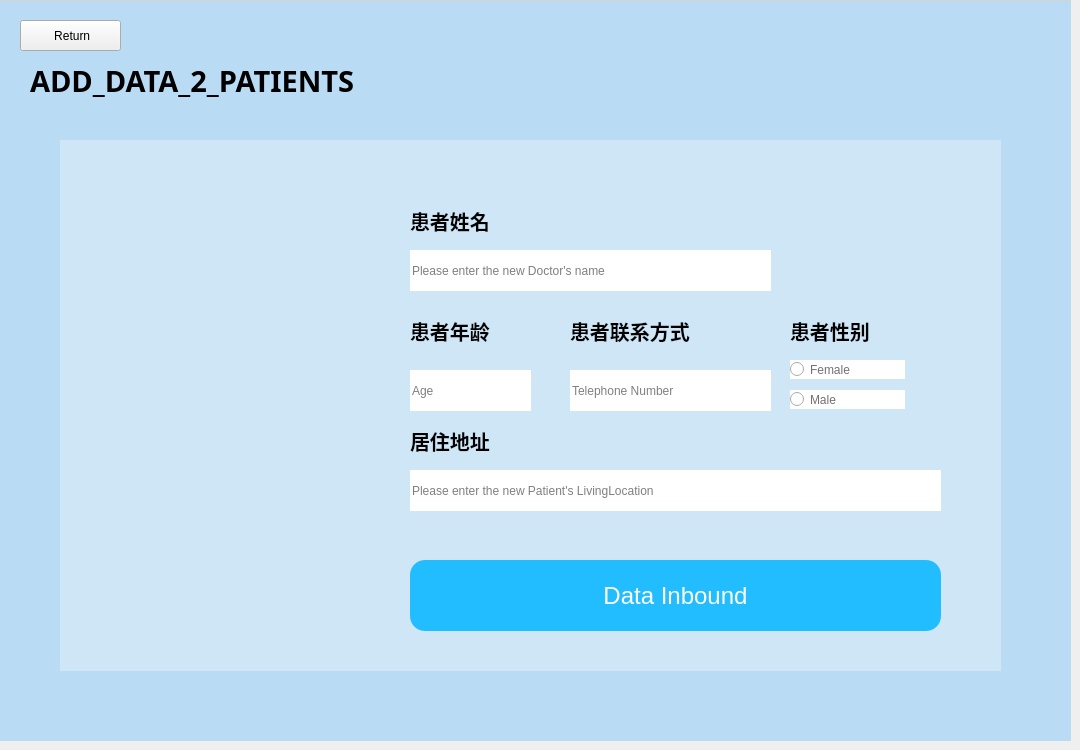
    <widget class="QWidget" name="page_6">
     <widget class="QFrame" name="frame_13">
      <property name="geometry">
       <rect>
        <x>0</x>
        <y>0</y>
        <width>1071</width>
        <height>741</height>
       </rect>
      </property>
      <property name="styleSheet">
       <string notr="true">#frame_13{

	
	background-color: rgba(60, 170, 255,0.3);
border-top:1px solid  ;
	border-top-color: rgb(211, 211, 211);

}</string>
      </property>
      <property name="frameShape">
       <enum>QFrame::StyledPanel</enum>
      </property>
      <property name="frameShadow">
       <enum>QFrame::Raised</enum>
      </property>
      <widget class="QLabel" name="label_15">
       <property name="geometry">
        <rect>
         <x>30</x>
         <y>50</y>
         <width>981</width>
         <height>61</height>
        </rect>
       </property>
       <property name="font">
        <font>
         <family>Arial Black</family>
         <pointsize>22</pointsize>
         <weight>75</weight>
         <bold>true</bold>
        </font>
       </property>
       <property name="text">
        <string>ADD_DATA_2_PATIENTS</string>
       </property>
      </widget>
      <widget class="QToolButton" name="toolButton_30">
       <property name="geometry">
        <rect>
         <x>20</x>
         <y>20</y>
         <width>101</width>
         <height>31</height>
        </rect>
       </property>
       <property name="styleSheet">
        <string notr="true">color:black;
font: 63 9pt &quot;Bahnschrift SemiBold&quot;;
font-size:15;
</string>
       </property>
       <property name="text">
        <string> Return</string>
       </property>
       <property name="icon">
        <iconset resource="UIresource/login.qrc">
         <normaloff>:/function/return.png</normaloff>:/function/return.png</iconset>
       </property>
       <property name="iconSize">
        <size>
         <width>50</width>
         <height>50</height>
        </size>
       </property>
       <property name="toolButtonStyle">
        <enum>Qt::ToolButtonTextBesideIcon</enum>
       </property>
      </widget>
      <widget class="QFrame" name="frame_16">
       <property name="geometry">
        <rect>
         <x>60</x>
         <y>140</y>
         <width>941</width>
         <height>531</height>
        </rect>
       </property>
       <property name="styleSheet">
        <string notr="true">background-color: rgba(255, 255, 255,0.3);
border:none;
</string>
       </property>
       <property name="frameShape">
        <enum>QFrame::StyledPanel</enum>
       </property>
       <property name="frameShadow">
        <enum>QFrame::Raised</enum>
       </property>
       <widget class="QLineEdit" name="lineEdit_19">
        <property name="geometry">
         <rect>
          <x>350</x>
          <y>110</y>
          <width>361</width>
          <height>41</height>
         </rect>
        </property>
        <property name="styleSheet">
         <string notr="true">background-color:white;
border:none;
font: 12pt &quot;楷体&quot;;</string>
        </property>
        <property name="text">
         <string/>
        </property>
        <property name="echoMode">
         <enum>QLineEdit::Normal</enum>
        </property>
        <property name="placeholderText">
         <string>Please enter the new Doctor's name</string>
        </property>
       </widget>
       <widget class="QLabel" name="label_26">
        <property name="geometry">
         <rect>
          <x>350</x>
          <y>60</y>
          <width>111</width>
          <height>41</height>
         </rect>
        </property>
        <property name="font">
         <font>
          <family>Arial Black</family>
          <pointsize>15</pointsize>
          <weight>75</weight>
          <bold>true</bold>
         </font>
        </property>
        <property name="styleSheet">
         <string notr="true">background:transparent;</string>
        </property>
        <property name="text">
         <string>患者姓名</string>
        </property>
       </widget>
       <widget class="QLineEdit" name="lineEdit_20">
        <property name="geometry">
         <rect>
          <x>350</x>
          <y>230</y>
          <width>121</width>
          <height>41</height>
         </rect>
        </property>
        <property name="styleSheet">
         <string notr="true">background-color: white;
border:none;
font: 12pt &quot;楷体&quot;;</string>
        </property>
        <property name="text">
         <string/>
        </property>
        <property name="echoMode">
         <enum>QLineEdit::Normal</enum>
        </property>
        <property name="placeholderText">
         <string>Age</string>
        </property>
       </widget>
       <widget class="QLabel" name="label_27">
        <property name="geometry">
         <rect>
          <x>350</x>
          <y>170</y>
          <width>111</width>
          <height>41</height>
         </rect>
        </property>
        <property name="font">
         <font>
          <family>Arial Black</family>
          <pointsize>15</pointsize>
          <weight>75</weight>
          <bold>true</bold>
         </font>
        </property>
        <property name="styleSheet">
         <string notr="true">background:transparent;</string>
        </property>
        <property name="text">
         <string>患者年龄</string>
        </property>
       </widget>
       <widget class="QLabel" name="label_28">
        <property name="geometry">
         <rect>
          <x>350</x>
          <y>280</y>
          <width>121</width>
          <height>41</height>
         </rect>
        </property>
        <property name="font">
         <font>
          <family>Arial Black</family>
          <pointsize>15</pointsize>
          <weight>75</weight>
          <bold>true</bold>
         </font>
        </property>
        <property name="styleSheet">
         <string notr="true">background:transparent;</string>
        </property>
        <property name="text">
         <string>居住地址</string>
        </property>
       </widget>
       <widget class="QLineEdit" name="lineEdit_21">
        <property name="geometry">
         <rect>
          <x>350</x>
          <y>330</y>
          <width>531</width>
          <height>41</height>
         </rect>
        </property>
        <property name="styleSheet">
         <string notr="true">background-color: white;
border:none;
font: 12pt &quot;楷体&quot;;</string>
        </property>
        <property name="text">
         <string/>
        </property>
        <property name="echoMode">
         <enum>QLineEdit::Normal</enum>
        </property>
        <property name="placeholderText">
         <string>Please enter the new Patient's LivingLocation</string>
        </property>
       </widget>
       <widget class="QPushButton" name="pushButton_7">
        <property name="geometry">
         <rect>
          <x>350</x>
          <y>420</y>
          <width>531</width>
          <height>71</height>
         </rect>
        </property>
        <property name="styleSheet">
         <string notr="true">QPushButton{
	color:white;
	border-radius:15px;
font-family:Microsoft Sans Serif;
	font-size:24px;
border:none;
	background-color: rgb(34, 189, 255);
}
QPushButton:hover{
	color:white;
	border-radius:15px;
	
	background-color: rgb(24, 155, 255);
}
</string>
        </property>
        <property name="text">
         <string>Data Inbound</string>
        </property>
       </widget>
       <widget class="QLabel" name="label_29">
        <property name="geometry">
         <rect>
          <x>510</x>
          <y>170</y>
          <width>161</width>
          <height>41</height>
         </rect>
        </property>
        <property name="font">
         <font>
          <family>Arial Black</family>
          <pointsize>15</pointsize>
          <weight>75</weight>
          <bold>true</bold>
         </font>
        </property>
        <property name="styleSheet">
         <string notr="true">background:transparent;</string>
        </property>
        <property name="text">
         <string>患者联系方式</string>
        </property>
       </widget>
       <widget class="QLineEdit" name="lineEdit_22">
        <property name="geometry">
         <rect>
          <x>510</x>
          <y>230</y>
          <width>201</width>
          <height>41</height>
         </rect>
        </property>
        <property name="styleSheet">
         <string notr="true">background-color: white;
border:none;
font: 12pt &quot;楷体&quot;;</string>
        </property>
        <property name="text">
         <string/>
        </property>
        <property name="echoMode">
         <enum>QLineEdit::Normal</enum>
        </property>
        <property name="placeholderText">
         <string>Telephone Number</string>
        </property>
       </widget>
       <widget class="QLabel" name="label_30">
        <property name="geometry">
         <rect>
          <x>730</x>
          <y>170</y>
          <width>161</width>
          <height>41</height>
         </rect>
        </property>
        <property name="font">
         <font>
          <family>Arial Black</family>
          <pointsize>15</pointsize>
          <weight>75</weight>
          <bold>true</bold>
         </font>
        </property>
        <property name="styleSheet">
         <string notr="true">background:transparent;</string>
        </property>
        <property name="text">
         <string>患者性别</string>
        </property>
       </widget>
       <widget class="QRadioButton" name="radioButton_5">
        <property name="geometry">
         <rect>
          <x>730</x>
          <y>220</y>
          <width>115</width>
          <height>19</height>
         </rect>
        </property>
        <property name="focusPolicy">
         <enum>Qt::NoFocus</enum>
        </property>
        <property name="styleSheet">
         <string notr="true">color:#717072;
background:white;</string>
        </property>
        <property name="text">
         <string>Female</string>
        </property>
       </widget>
       <widget class="QRadioButton" name="radioButton_6">
        <property name="geometry">
         <rect>
          <x>730</x>
          <y>250</y>
          <width>115</width>
          <height>19</height>
         </rect>
        </property>
        <property name="focusPolicy">
         <enum>Qt::NoFocus</enum>
        </property>
        <property name="styleSheet">
         <string notr="true">color:#717072;
background:white;</string>
        </property>
        <property name="text">
         <string>Male</string>
        </property>
       </widget>
       <widget class="QToolButton" name="toolButton_28">
        <property name="geometry">
         <rect>
          <x>60</x>
          <y>120</y>
          <width>221</width>
          <height>241</height>
         </rect>
        </property>
        <property name="styleSheet">
         <string notr="true">background:transparent;
font:30pt &quot;楷体&quot;;</string>
        </property>
        <property name="text">
         <string/>
        </property>
        <property name="icon">
         <iconset resource="UIresource/login.qrc">
          <normaloff>:/function/病人.png</normaloff>:/function/病人.png</iconset>
        </property>
        <property name="iconSize">
         <size>
          <width>400</width>
          <height>400</height>
         </size>
        </property>
        <property name="toolButtonStyle">
         <enum>Qt::ToolButtonTextUnderIcon</enum>
        </property>
       </widget>
      </widget>
     </widget>
    </widget>
